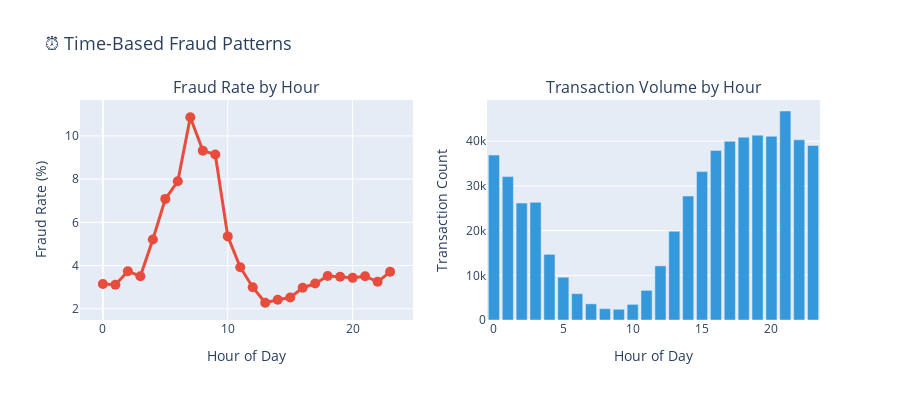

This figure's notebook cell:
### Code cell
if 'TransactionDT_Hour' in train_df.columns:
    fig = make_subplots(
        rows=1, cols=2,
        subplot_titles=('Fraud Rate by Hour', 'Transaction Volume by Hour')
    )
    
    hourly_fraud = train_df.groupby('TransactionDT_Hour')[TARGET_COL].mean() * 100
    
    fig.add_trace(
        go.Scatter(
            x=hourly_fraud.index,
            y=hourly_fraud.values,
            mode='lines+markers',
            marker=dict(size=10, color=COLORS['danger']),
            line=dict(width=3),
            name='Fraud Rate'
        ),
        row=1, col=1
    )
    
    hourly_volume = train_df.groupby('TransactionDT_Hour').size()
    
    fig.add_trace(
        go.Bar(
            x=hourly_volume.index,
            y=hourly_volume.values,
            marker_color=COLORS['primary'],
            name='Volume'
        ),
        row=1, col=2
    )
    
    fig.update_layout(
        title='⏰ Time-Based Fraud Patterns',
        title_font_size=18,
        height=400,
        showlegend=False
    )
    
    fig.update_xaxes(title_text='Hour of Day', row=1, col=1)
    fig.update_xaxes(title_text='Hour of Day', row=1, col=2)
    fig.update_yaxes(title_text='Fraud Rate (%)', row=1, col=1)
    fig.update_yaxes(title_text='Transaction Count', row=1, col=2)
    
    fig.show()
    fig.write_html(f'{BASE_PATH}/reports/figures/10_time_patterns.html')

### Figure 1 — Plotly figure (JSON) as saved in the notebook; plotly's stock layout.template omitted (floating-point values rounded to 4 significant figures)
{"data": [{"line": {"width": 3}, "marker": {"color": "#e74c3c", "size": 10}, "mode": "lines+markers", "name": "Fraud Rate", "type": "scatter", "x": [0.0, 1.0, 2.0, 3.0, 4.0, 5.0, 6.0, 7.0, 8.0, 9.0, 10.0, 11.0, 12.0, 13.0, 14.0, 15.0, 16.0, 17.0, 18.0, 19.0, 20.0, 21.0, 22.0, 23.0], "xaxis": "x", "y": [3.146, 3.114, 3.739, 3.507, 5.208, 7.084, 7.899, 10.86, 9.317, 9.14, 5.347, 3.923, 2.997, 2.277, 2.416, 2.522, 2.971, 3.167, 3.516, 3.482, 3.429, 3.506, 3.247, 3.709], "yaxis": "y"}, {"marker": {"color": "#3498db"}, "name": "Volume", "type": "bar", "x": [0.0, 1.0, 2.0, 3.0, 4.0, 5.0, 6.0, 7.0, 8.0, 9.0, 10.0, 11.0, 12.0, 13.0, 14.0, 15.0, 16.0, 17.0, 18.0, 19.0, 20.0, 21.0, 22.0, 23.0], "xaxis": "x2", "y": [36899, 32080, 26157, 26321, 14689, 9571, 5887, 3618, 2533, 2407, 3497, 6628, 12114, 19849, 27734, 33194, 37939, 39972, 40896, 41358, 41090, 46755, 40315, 39037], "yaxis": "y2"}], "layout": {"annotations": [{"font": {"size": 16}, "showarrow": false, "text": "Fraud Rate by Hour", "x": 0.225, "xanchor": "center", "xref": "paper", "y": 1, "yanchor": "bottom", "yref": "paper"}, {"font": {"size": 16}, "showarrow": false, "text": "Transaction Volume by Hour", "x": 0.775, "xanchor": "center", "xref": "paper", "y": 1, "yanchor": "bottom", "yref": "paper"}], "height": 400, "showlegend": false, "title": {"font": {"size": 18}, "text": "⏰ Time-Based Fraud Patterns"}, "xaxis": {"anchor": "y", "domain": [0, 0.45], "title": {"text": "Hour of Day"}}, "xaxis2": {"anchor": "y2", "domain": [0.55, 1], "title": {"text": "Hour of Day"}}, "yaxis": {"anchor": "x", "domain": [0, 1], "title": {"text": "Fraud Rate (%)"}}, "yaxis2": {"anchor": "x2", "domain": [0, 1], "title": {"text": "Transaction Count"}}}}
